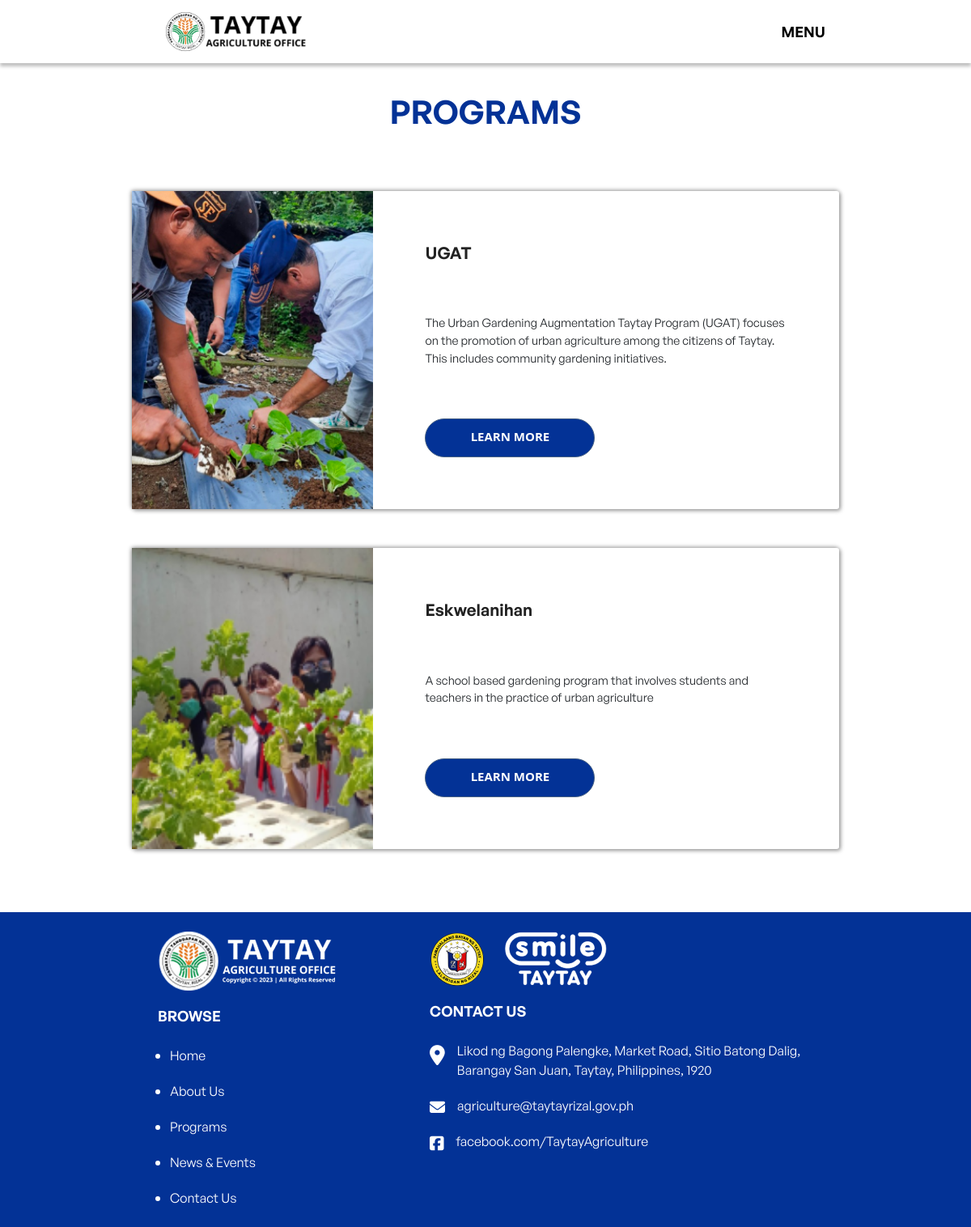
Screenshot of /programs.php with the database file from the repository.
### tables this page shows
CREATE TABLE `contents` (
  `content_id` int(11) NOT NULL,
  `title` varchar(100) NOT NULL,
  `description` text NOT NULL,
  `img` varchar(100) NOT NULL,
  `date_posted` date NOT NULL,
  `user_id` int(11) NOT NULL,
  `category_id` int(11) NOT NULL,
  `headline` text NOT NULL
);

### programs.php (the view, shortened to what this page needs)
<?php
      include "config.php";
      include "navbar.php"; ?>
<!DOCTYPE html>
<html>
<head>
  <link href="https://cdn.jsdelivr.net/npm/bootstrap@5.2.1/dist/css/bootstrap.min.css" rel="stylesheet">
    <link rel="stylesheet" type="text/css" href="navbar.css">
    <link rel="stylesheet" type="text/css" href="footer.css">
</head>
<body>
<div class="programs-text">
    <h1>PROGRAMS</h1>
  </div>
<?php
$ret=mysqli_query($conn,"SELECT * FROM contents WHERE category_id = 1 ORDER BY date_posted DESC, content_ID DESC");
while ($row=mysqli_fetch_array($ret)) {
?>
  <section class="programs-section">
    <div class="programs-container">
        <div class="programs-content">
            <div class="programs-content-img">
                <img src="<?php echo $row['img']?>">
            </div>
            <div class="programs-content-text">
                <h2 class="programs-content-title"><?php  echo $row['title'];?></h2>
                <p class="programs-content-paragraph"><?php  echo $row['description'];?></p>
                <a href="programs-content.php?progid=<?php echo $row['content_id'];?>" class="btn">LEARN MORE</a>
            </div>
        </div>
    </div>
  </section>
<?php
}
 ?>
</body>
</html>

### footer.css (style rules this page uses)
* { margin: 0; padding: 0; }
footer * { position: relative; margin:0; padding:0; box-sizing: border-box; }
.footer-container { max-width: 100%; margin:auto; }
.footer-row { display: flex; flex-wrap: wrap; justify-content: center; }
.footer { background-color: #033296; padding: 2% 15%; }
.footer-col { width: 40%; padding: 0 15px; }
.footer-col img { padding-bottom: 20px; padding-right: 20px; }
.footer-col ul { width: 60%; padding: 0 15px; color: #ffffff; }
.footer-col h4 { font-size: 18px; color: #ffffff; margin-bottom: 25px; font-weight: 500; position: relative; font-family: 'General Sans-Semibold'; }
.footer-col ul li:not(:last-child) { margin-bottom: 20px; }
.footer-col ul li a { font-size: 16px; color: #ffffff; text-decoration: none; font-weight: 300; display: block; transition: all 0.3s ease; font-family: 'General Sans'; }
.footer-col1 { width: 60%; padding: 0 15px; }
.footer-col1 img { padding-bottom: 20px; padding-right: 20px; }
.footer-col1 ul { list-style: none; padding-left: 30px; }
.footer-col1 h4 { font-family: 'General Sans-Semibold'; font-size: 18px; color: #ffffff; margin-bottom: 25px; font-weight: 500; position: relative; }
.footer-col1 ul li a { font-size: 16px; color: #ffffff; text-decoration: none; font-family: 'General Sans'; display: block; transition: all 0.3s ease; }
.footer-col1 ul .loc li:before { font-family: 'FontAwesome'; content: '\f3c5'; margin:0 15px 0 -30px; color: rgb(255, 255, 255); display: block; float: left; font-size: 25px; }
.mail { padding-top: 20px; }
.fb { padding-top: 20px; }
.footer-col1 ul .mail li:before { font-family: 'FontAwesome'; content: '\f0e0'; margin:0 15px 0 -30px; color: rgb(255, 255, 255); display: block; float: left; font-size: 19px; }
.footer-col1 ul .fb li:before { font-family: 'FontAwesome'; content: '\f082'; margin:0 15px 10px -30px; color: #ffffff; display: block; float: left; font-size: 20px; }

### programs.php (style rules this page uses)
.programs-text { width: 100%; text-align: center; margin-top: 80px; margin-bottom: 50px; }
.programs-text h1 { font-family: 'General Sans-Semibold'; color: #033296; }
.programs-section * { padding:0; margin: 0; box-sizing: border-box; }
.programs-section { height: 100%; display: flex; align-items: center; justify-content: center; padding: 1.5rem; }
.programs-container { width: 80%; padding: 0 1.5rem; margin: 0 auto; }
.programs-content { display: flex; background-color: #fff; box-shadow: 2px 2px 5px #9E9E9E, -1px -1px 5px #9E9E9E; border-radius: 3px; }
.programs-content-img { flex: 1; }
.programs-content-img img { width: 100%; height: 100%; object-fit: cover; }
.programs-content-text { flex: 1.5; padding: 4rem; }
.programs-content-text .programs-content-title { font-family:'General Sans-Semibold' ; color: #222; font-size: 1.7vw; }
.programs-content-text .programs-content-paragraph { font-family:'General Sans' ; font-size: 1.2vw; margin-bottom: 4rem; margin-top: 4rem; }
.programs-content-text .btn { padding-top: 10px; font-family: 'General Sans'; font-size: 1vw; background: #033296; border: 1px solid #486284; border-radius: 50px; color: white; width: 210px; height: 48px; font-family: 'Open Sans'; font-style: normal; font-weight: 700; font-size: 15px; }

### rows the page displays
contents: img (picture), title "UGAT", description "The Urban Gardening Augmentation Taytay Program (UGAT) focuses on the promotion of urban agriculture among the citizens of Taytay. This includes community gardening initiatives."
contents: img (picture), title "Eskwelanihan", description "A school based gardening program that involves students and teachers in the practice of urban agriculture"
